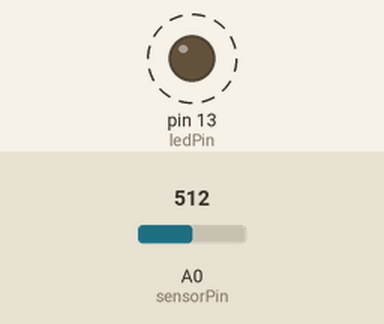
Bench run of a sketch on a simulated Arduino Uno, built with avr-gcc and run on an emulated ATmega328P. Shown: output pins drawn as LEDs (lit = HIGH). Dashed ring = blinking. The test bench sets the inputs (shaded band); at power-on: A0 (sensorPin) = 512.

Above: at 1.9 s.
2.0 s: A0 (sensorPin) set to 122
At 2.35 s:
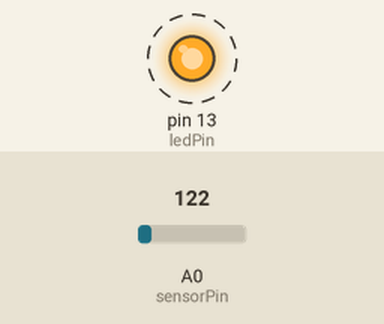
5.5 s: A0 (sensorPin) set to 306
At 5.89 s:
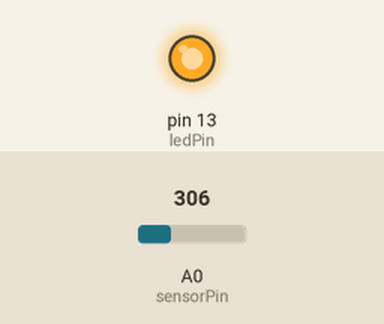
Timing chart, 0 to 15.0 s (numbered marks = the images above; inputs shaded):
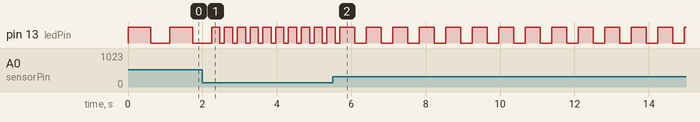

Measured:
- after the input at 2.0 s, pin 13 (ledPin): alternates HIGH for 0.22 s and LOW for 0.12 s, starting after 0.47 s
- by itself, pin 13 (ledPin): alternates HIGH for 0.61 s and LOW for 0.51 s

The sketch:

sketch_nov17a.ino
```cpp
int ledPin=13;
int sensorPin=A0;
int sensorValue=0;
void setup() {
  // put your setup code here, to run once:
 pinMode(ledPin, OUTPUT);
}

void loop() {
  // put your main code here, to run repeatedly:
sensorValue=analogRead(sensorPin);
digitalWrite(ledPin, HIGH);
delay(sensorValue+100);
digitalWrite(ledPin,LOW);
delay(sensorValue);
}
```
